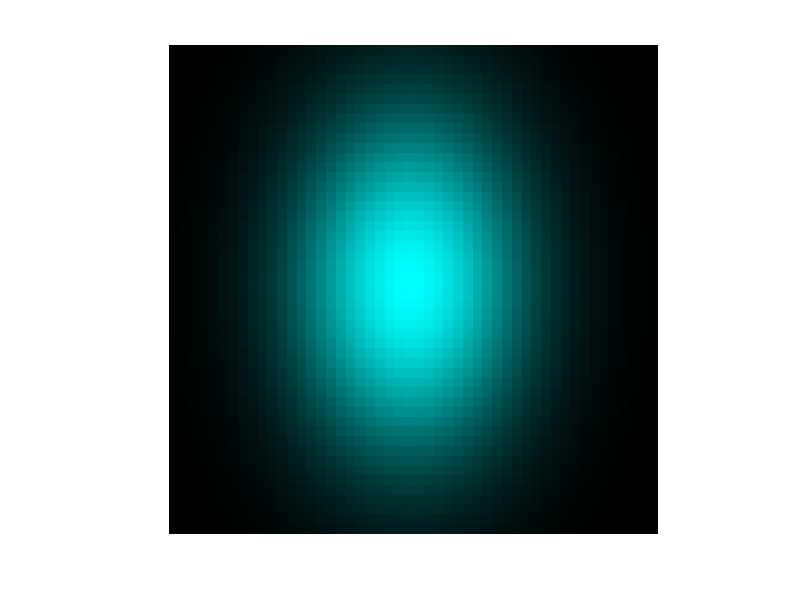

This chart was generated by the following MATLAB code:
righe = 50;
colonne = 50;
sigma_x = 8;
sigma_y = 12;
x_0 = colonne / 2;
y_0 = righe / 2;
image=zeros(righe,colonne,3); %initialize
for k = 2 : 3
    for i = 1:colonne %larghezza
        for j = 1:righe %altezza
        image(j,i,k) = exp(-((i - x_0)^2 / (2. * sigma_x^2))-((j - y_0)^2 / (2. * sigma_y^2)));
        end
    end
end
figure, imshow(image);
imwrite(image,'image.png');